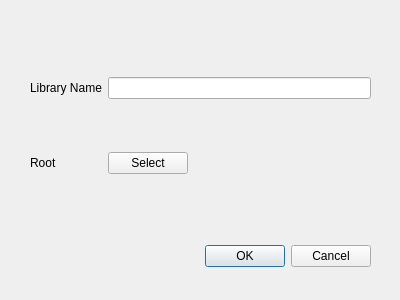
<?xml version="1.0" encoding="UTF-8"?>
<ui version="4.0">
 <class>newLibDialog</class>
 <widget class="QDialog" name="newLibDialog">
  <property name="windowModality">
   <enum>Qt::NonModal</enum>
  </property>
  <property name="geometry">
   <rect>
    <x>0</x>
    <y>0</y>
    <width>400</width>
    <height>300</height>
   </rect>
  </property>
  <property name="windowTitle">
   <string>New Library</string>
  </property>
  <widget class="QDialogButtonBox" name="buttonBox">
   <property name="geometry">
    <rect>
     <x>30</x>
     <y>240</y>
     <width>341</width>
     <height>32</height>
    </rect>
   </property>
   <property name="orientation">
    <enum>Qt::Horizontal</enum>
   </property>
   <property name="standardButtons">
    <set>QDialogButtonBox::Cancel|QDialogButtonBox::Ok</set>
   </property>
  </widget>
  <widget class="QWidget" name="gridLayoutWidget">
   <property name="geometry">
    <rect>
     <x>30</x>
     <y>30</y>
     <width>341</width>
     <height>191</height>
    </rect>
   </property>
   <layout class="QGridLayout" name="gridLayout">
    <item row="0" column="0">
     <widget class="QLabel" name="label">
      <property name="text">
       <string>Library Name</string>
      </property>
     </widget>
    </item>
    <item row="0" column="1">
     <widget class="QLineEdit" name="lineEdit"/>
    </item>
    <item row="1" column="0">
     <widget class="QLabel" name="label_2">
      <property name="text">
       <string>Root</string>
      </property>
     </widget>
    </item>
    <item row="1" column="1">
     <widget class="QPushButton" name="selectLibRoot">
      <property name="sizePolicy">
       <sizepolicy hsizetype="Fixed" vsizetype="Fixed">
        <horstretch>0</horstretch>
        <verstretch>0</verstretch>
       </sizepolicy>
      </property>
      <property name="text">
       <string>Select</string>
      </property>
     </widget>
    </item>
   </layout>
  </widget>
  <action name="actionSelectLibRoot">
   <property name="text">
    <string>selectLibRoot</string>
   </property>
  </action>
 </widget>
 <resources/>
 <connections>
  <connection>
   <sender>buttonBox</sender>
   <signal>accepted()</signal>
   <receiver>newLibDialog</receiver>
   <slot>accept()</slot>
   <hints>
    <hint type="sourcelabel">
     <x>248</x>
     <y>254</y>
    </hint>
    <hint type="destinationlabel">
     <x>157</x>
     <y>274</y>
    </hint>
   </hints>
  </connection>
  <connection>
   <sender>buttonBox</sender>
   <signal>rejected()</signal>
   <receiver>newLibDialog</receiver>
   <slot>reject()</slot>
   <hints>
    <hint type="sourcelabel">
     <x>316</x>
     <y>260</y>
    </hint>
    <hint type="destinationlabel">
     <x>286</x>
     <y>274</y>
    </hint>
   </hints>
  </connection>
 </connections>
</ui>
